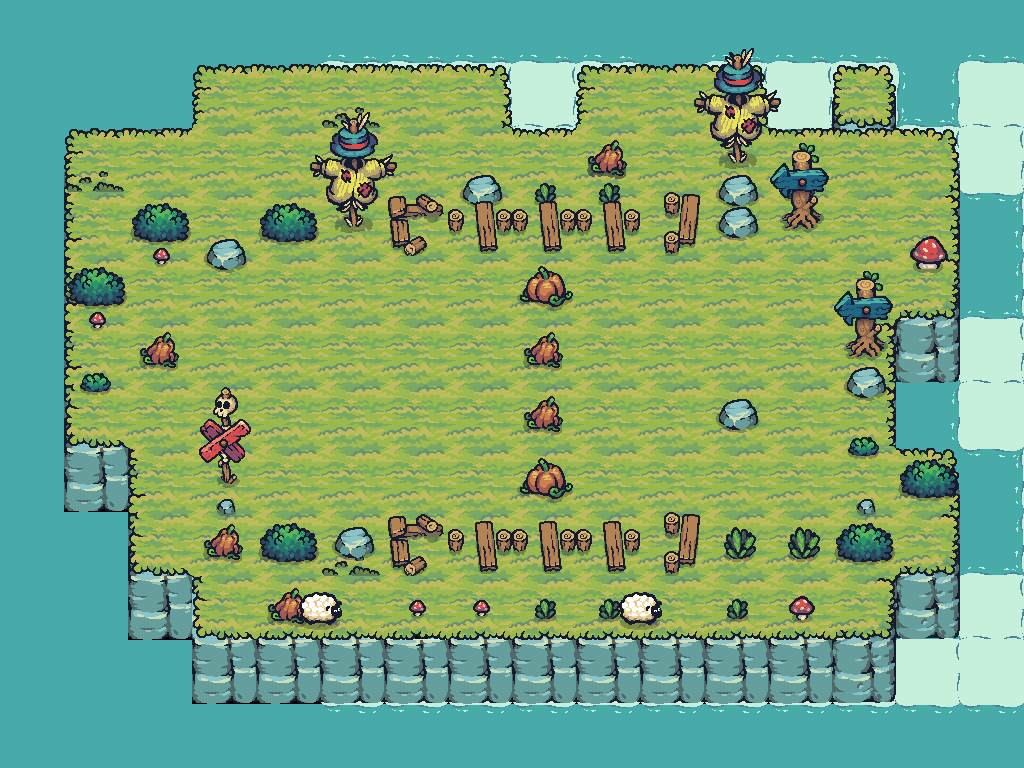

Rendered tile map (Tiled .tmx) drawn with the repository's tilesets; below, a short description and the map source with its tile grids summarised:
An orthogonal 16x12 tile map with 64x64 px tiles, 11 tile layers (Water, Foam, layerforedge, new game bg, ...), 26 tilesets and 37 objects (27x Block, 6x Tree, AntiPlayerCheckpoint, PlayerCheckpoint, Player, ...).

<map version="1.10" tiledversion="1.11.0" orientation="orthogonal" renderorder="right-down" width="16" height="12" tilewidth="64" tileheight="64" infinite="0" nextlayerid="28" nextobjectid="11">
 <properties>
  <property name="Star1" type="int" value="11" />
  <property name="Star2" type="int" value="16" />
  <property name="Star3" type="int" value="24" />
 </properties>
 <tileset firstgid="1" source="Terrain.tsx" />
 <tileset firstgid="41" source="Castle_Red.tsx" />
 <tileset firstgid="61" source="Tree.tsx" />
 <tileset firstgid="169" source="17.tsx" />
 <tileset firstgid="171" source="Tower_Blue.tsx" />
 <tileset firstgid="179" source="01.tsx" />
 <tileset firstgid="180" source="06.tsx" />
 <tileset firstgid="181" source="18.tsx" />
 <tileset firstgid="190" source="09.tsx" />
 <tileset firstgid="191" source="12.tsx" />
 <tileset firstgid="192" source="16.tsx" />
 <tileset firstgid="194" source="Castle_Destroyed.tsx" />
 <tileset firstgid="214" source="HappySheep_Idle.tsx" />
 <tileset firstgid="222" source="Tree_192.tsx" />
 <tileset firstgid="234" source="Water.tsx" />
 <tileset firstgid="235" source="Foam_192.tsx" />
 <tileset firstgid="243" source="Tilemap_Elevation.tsx" />
 <tileset firstgid="275" source="02.tsx" />
 <tileset firstgid="276" source="03.tsx" />
 <tileset firstgid="277" source="04.tsx" />
 <tileset firstgid="278" source="07.tsx" />
 <tileset firstgid="279" source="10.tsx" />
 <tileset firstgid="280" source="TX Props.tsx" />
 <tileset firstgid="344" source="11.tsx" />
 <tileset firstgid="345" source="Bridge_All.tsx" />
 <tileset firstgid="357" source="13.tsx" />
 <group id="26" name="Common">
  <layer id="13" name="Water" width="16" height="12">
   <data>[192 cells, 88 non-empty, 1 distinct tile ids]</data>
  </layer>
  <layer id="14" name="Foam" width="16" height="12" offsetx="128" offsety="0">
   <data>[192 cells, 44 non-empty, 1 distinct tile ids]</data>
  </layer>
  <layer id="19" name="layerforedge" width="16" height="12">
   <data>[192 cells, 30 non-empty, 11 distinct tile ids]</data>
  </layer>
  <layer id="15" name="new game bg" width="16" height="12">
   <data>[192 cells, 128 non-empty, 12 distinct tile ids]</data>
  </layer>
  <layer id="24" name="eat" width="16" height="12">
   <data>[192 cells, 5 non-empty, 3 distinct tile ids]</data>
  </layer>
  <layer id="27" name="grass" width="16" height="12">
   <data>[192 cells, 3 non-empty, 1 distinct tile ids]</data>
  </layer>
  <layer id="17" name="props" width="16" height="12" offsetx="0" offsety="32">
   <data>[192 cells, 17 non-empty, 7 distinct tile ids]</data>
  </layer>
  <layer id="18" name="propsLayer2" width="16" height="12">
   <data>[192 cells, 15 non-empty, 12 distinct tile ids]</data>
  </layer>
  <objectgroup id="21" name="TreesOutSideGameGrid" class="TreesOutSideGameGrid">
   <object id="3" name="Tree" type="Tree" x="192" y="128" width="64" height="64" />
   <object id="5" name="Tree" type="Tree" x="256" y="128" width="64" height="64" />
   <object id="6" name="Tree" type="Tree" x="384" y="128" width="64" height="64" />
   <object id="7" name="Tree" type="Tree" x="832" y="192" width="64" height="64" />
   <object id="8" name="Tree" type="Tree" x="640" y="128" width="64" height="64" />
   <object id="9" name="Tree" type="Tree" x="192" y="320" width="64" height="64" />
  </objectgroup>
  <layer id="22" name="AheadOfTreesProps" width="16" height="12">
   <data>[192 cells, 6 non-empty, 6 distinct tile ids]</data>
  </layer>
  <objectgroup id="30" name="CollisionblocksForGrid" visible="0">
   <object id="101" name="Block" type="Block" x="256" y="128" width="576" height="64" />
   <object id="102" name="Block" type="Block" x="256" y="576" width="576" height="64" />
   <object id="103" name="Block" type="Block" x="192" y="192" width="64" height="384" />
   <object id="104" name="Block" type="Block" x="831" y="192" width="64" height="384" />
  </objectgroup>
  <layer id="25" name="BottomEdge" width="16" height="12">
   <data>[192 cells, 2 non-empty, 1 distinct tile ids]</data>
  </layer>
 </group>
 <layer id="13" name="CollisionblockTileLayer" width="16" height="12">
  <data>[192 cells, 30 non-empty, 17 distinct tile ids]</data>
 </layer>
 <objectgroup id="5" name="Collisionblocks">
  <object id="1" name="Block" type="Block" x="256" y="192" width="64" height="64" />
  <object id="2" name="Block" type="Block" x="320" y="192" width="64" height="64" />
  <object id="3" name="Block" type="Block" x="384" y="192" width="64" height="64" />
  <object id="4" name="Block" type="Block" x="448" y="192" width="64" height="64" />
  <object id="5" name="Block" type="Block" x="512" y="192" width="64" height="64" />
  <object id="6" name="Block" type="Block" x="576" y="192" width="64" height="64" />
  <object id="7" name="Block" type="Block" x="640" y="192" width="64" height="64" />
  <object id="8" name="Block" type="Block" x="704" y="192" width="64" height="64" />
  <object id="9" name="Block" type="Block" x="768" y="192" width="64" height="64" />
  <object id="11" name="Block" type="Block" x="512" y="256" width="64" height="64" />
  <object id="13" name="Block" type="Block" x="512" y="320" width="64" height="64" />
  <object id="15" name="Block" type="Block" x="512" y="384" width="64" height="64" />
  <object id="16" name="Block" type="Block" x="704" y="384" width="64" height="64" />
  <object id="18" name="Block" type="Block" x="512" y="448" width="64" height="64" />
  <object id="19" name="Block" type="Block" x="256" y="512" width="64" height="64" />
  <object id="20" name="Block" type="Block" x="320" y="512" width="64" height="64" />
  <object id="21" name="Block" type="Block" x="384" y="512" width="64" height="64" />
  <object id="22" name="Block" type="Block" x="448" y="512" width="64" height="64" />
  <object id="23" name="Block" type="Block" x="512" y="512" width="64" height="64" />
  <object id="24" name="Block" type="Block" x="576" y="512" width="64" height="64" />
  <object id="25" name="Block" type="Block" x="640" y="512" width="64" height="64" />
  <object id="26" name="Block" type="Block" x="704" y="512" width="64" height="64" />
  <object id="27" name="Block" type="Block" x="768" y="512" width="64" height="64" />
 </objectgroup>
 <objectgroup id="6" name="Checkpoints">
  <object id="14" name="AntiPlayerCheckpoint" type="AntiPlayerCheckpoint" x="704" y="320" width="64" height="64" />
  <object id="17" name="PlayerCheckpoint" type="PlayerCheckpoint" x="320" y="448" width="64" height="64" />
 </objectgroup>
 <objectgroup id="7" name="Spawnpoints">
  <object id="10" name="Player" type="Player" x="256" y="256" width="64" height="64" />
  <object id="12" name="AntiPlayer" type="AntiPlayer" x="768" y="256" width="64" height="64" />
 </objectgroup>
</map>
